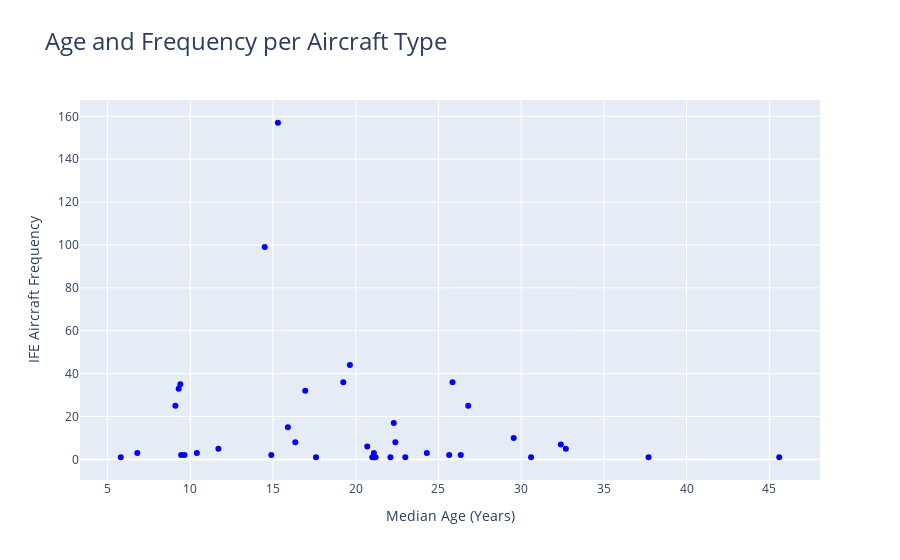

The notebook cell this image was saved under:
### Markdown cell above
##### Plot

### Code cell
fig3 = go.Figure(data=[
    go.Scatter(x=freq_medianage_merged['ageYears_median'], y=freq_medianage_merged['frequency'], name="Type",mode='markers',hovertext=freq_medianage_merged['productionLine'], marker_color="blue")
])

fig3.update_layout(
    title={'text': "Age and Frequency per Aircraft Type", 'font': {"size": 24}},
    xaxis_title="Median Age (Years)",
    yaxis_title="IFE Aircraft Frequency",
)

### Figure 1 — Plotly figure (JSON) as saved in the notebook; plotly's stock layout.template omitted (floating-point values rounded to 4 significant figures)
{"data": [{"hovertext": ["Boeing 737 NG", "Airbus A320", "Airbus A319", "Boeing 777", "Boeing 767", "Airbus A321", "Embraer ERJ170", "Airbus A330", "Boeing 757", "Boeing 787", "Boeing 747", "Canadair CRJ 900", "Airbus A300", "Canadair CRJ 100", "Bombardier DHC-8", "McDonnell Douglas MD-11", "Embraer ERJ145", "Airbus A380", "Boeing 737 Classic", "Sukhoi Superjet 100", "Airbus A220", "Boeing 717", "Airbus A340", "Airbus A350", "McDonnell Douglas MD-90", "Embraer ERJ190", "ATR 72", "BAe Avro RJ", "Airubs A318", "Embraer ERJ135", "Boeing 737 Original", "Canadair CRJ 700", "Canadair CRJ", "Fokker 100", "Airbus A320 NEO", "McDonnell Douglas MD-88", "Boeing 727", "Embraer ERJ140"], "marker": {"color": "blue"}, "mode": "markers", "name": "Type", "type": "scatter", "x": [15.3, 14.5, 19.65, 19.25, 25.85, 9.4, 9.3, 16.95, 26.8, 9.1, 22.3, 15.9, 29.55, 22.4, 16.35, 32.4, 20.7, 11.7, 32.7, 10.4, 6.8, 24.3, 21.1, 9.45, 25.65, 14.9, 9.65, 26.35, 21, 23, 45.6, 22.1, 21.1, 30.6, 5.8, 37.7, 17.6, 21.2], "y": [157, 99, 44, 36, 36, 35, 33, 32, 25, 25, 17, 15, 10, 8, 8, 7, 6, 5, 5, 3, 3, 3, 3, 2, 2, 2, 2, 2, 1, 1, 1, 1, 1, 1, 1, 1, 1, 1]}], "layout": {"title": {"font": {"size": 24}, "text": "Age and Frequency per Aircraft Type"}, "xaxis": {"title": {"text": "Median Age (Years)"}}, "yaxis": {"title": {"text": "IFE Aircraft Frequency"}}}}
